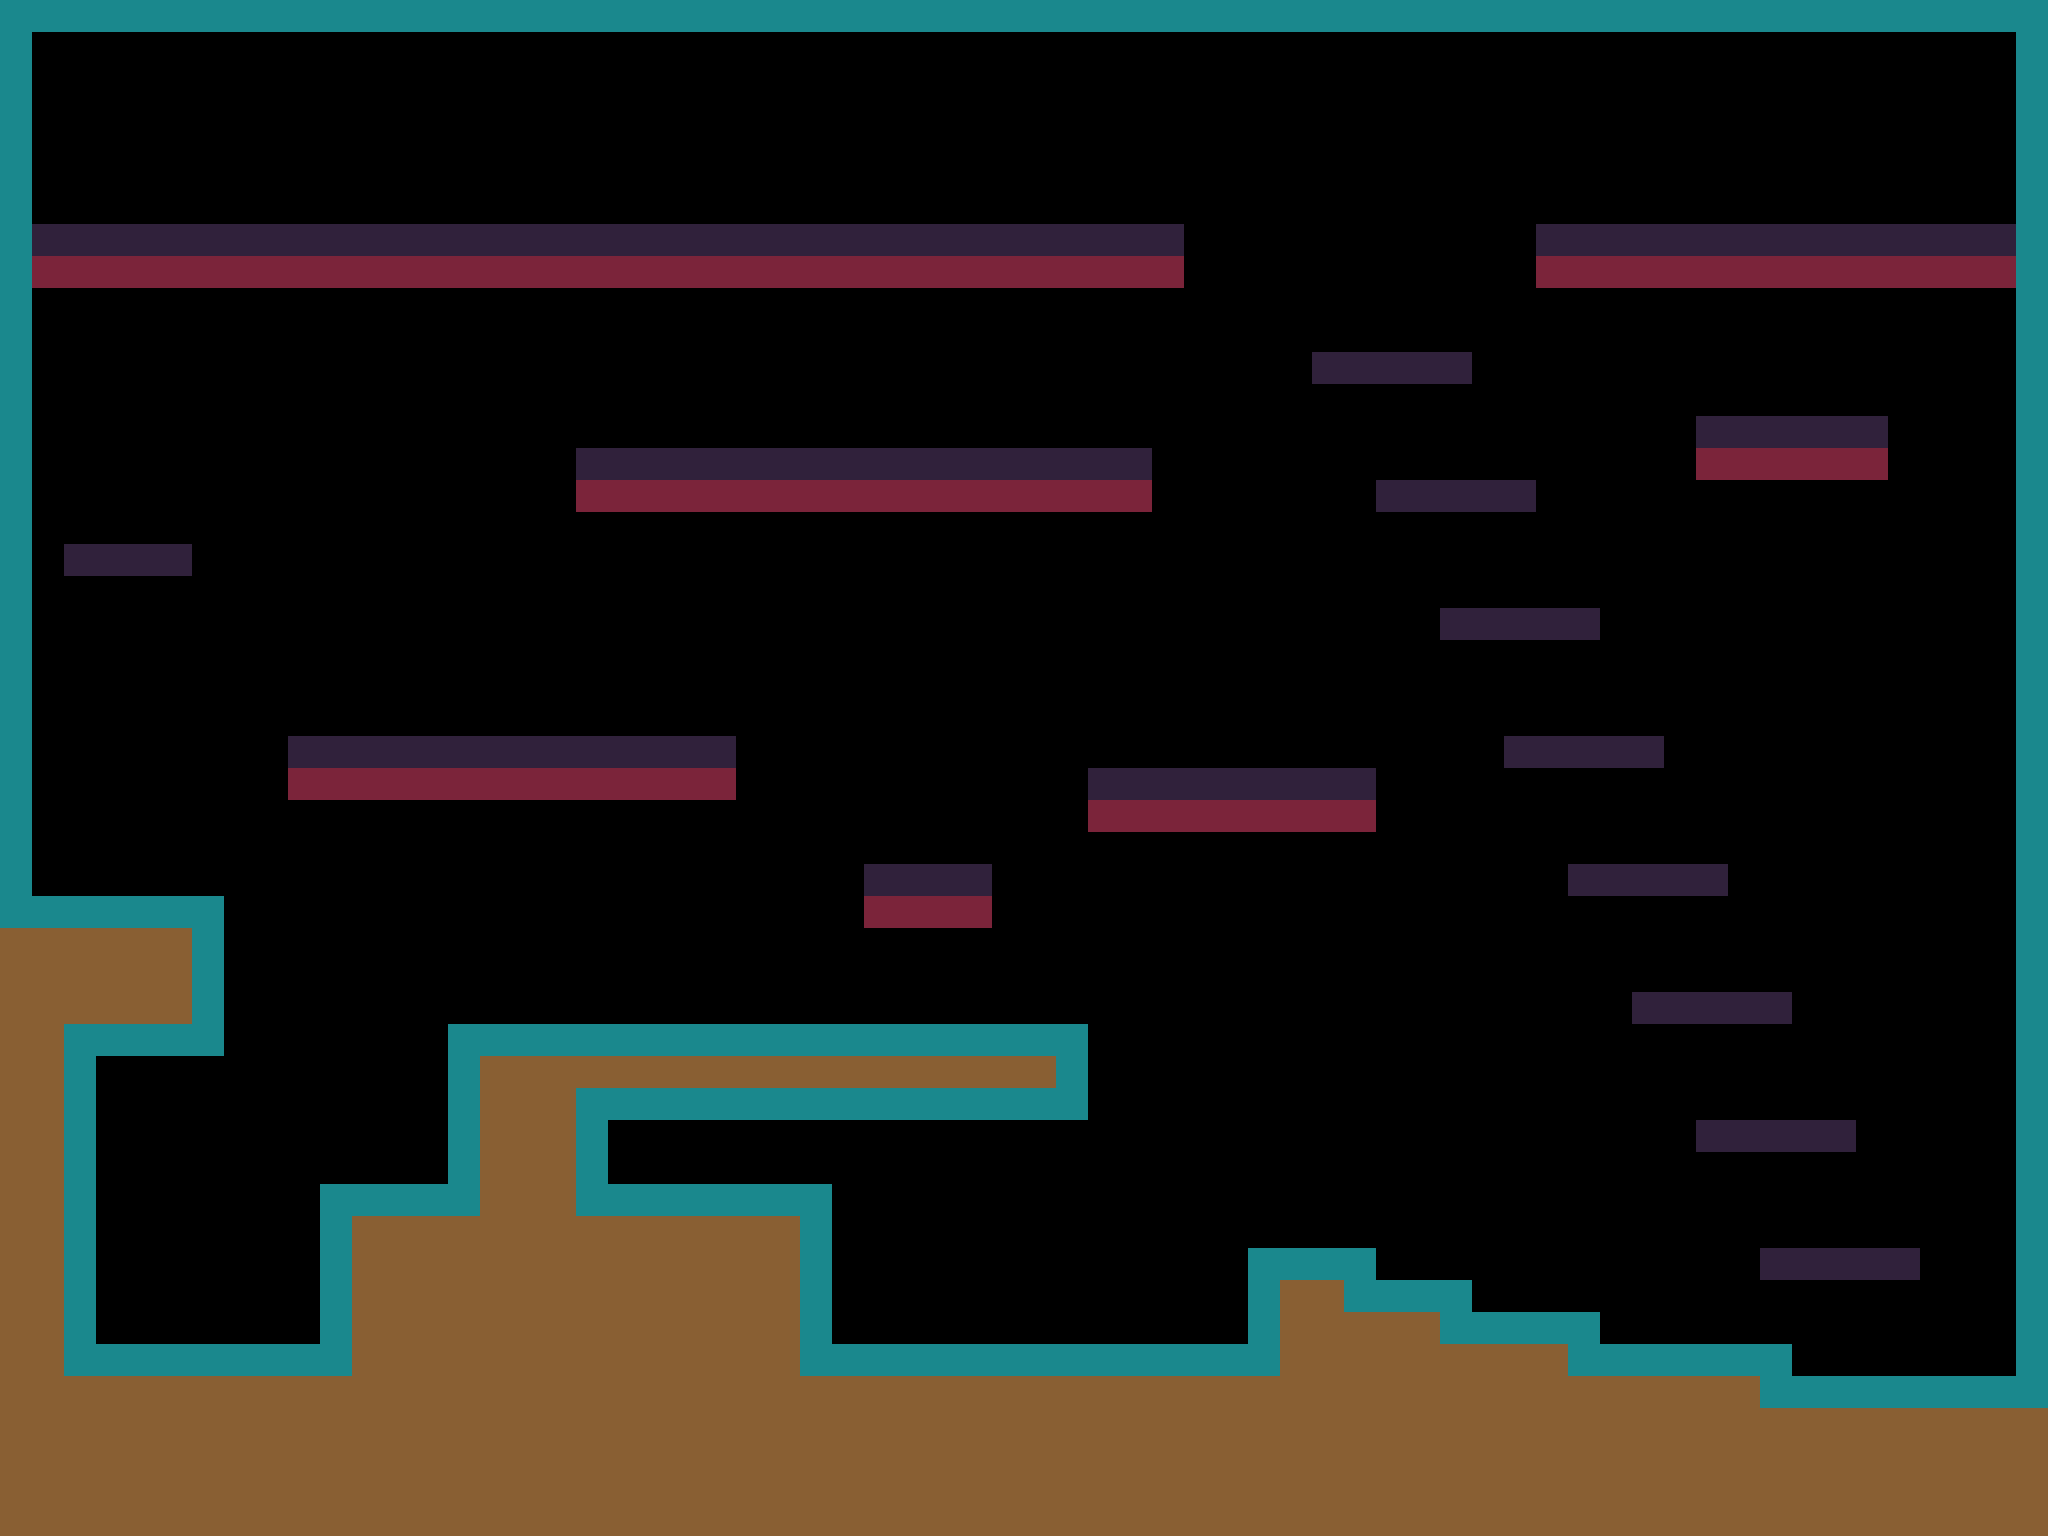

A level layout from a 2D game, rendered from its tile map. Below: a short description, then the map file with tile-grid data replaced by summaries:
An orthogonal 64x48 tile map with 32x32 px tiles, 1 tile layer (background) and 17 objects (8x monster, 8x treasure, player).

<map version="1.0" orientation="orthogonal" renderorder="right-down" width="64" height="48" tilewidth="32" tileheight="32" backgroundcolor="#000000">
 <tileset firstgid="1" name="tiles" tilewidth="32" tileheight="32">
  <image source="level.png" width="160" height="32" />
 </tileset>
 <layer name="background" width="64" height="48">
  <data>[3072 cells, 991 non-empty, 4 distinct tile ids]</data>
 </layer>
 <objectgroup name="Object Layer 1">
  <object name="player" type="player" x="96" y="480" width="32" height="32">
   <properties>
    <property name="components" value="[PlayerGraphicsComponent]" />
   </properties>
  </object>
  <object name="monster" type="monster" x="64" y="192" width="32" height="32">
   <properties>
    <property name="maxdx" value="10" />
    <property name="right" value="true" />
   </properties>
  </object>
  <object name="monster" type="monster" x="1120" y="416" width="32" height="32">
   <properties>
    <property name="left" value="true" />
    <property name="maxdx" value="4" />
   </properties>
  </object>
  <object name="monster" type="monster" x="1632" y="832" width="32" height="32">
   <properties>
    <property name="left" value="true" />
    <property name="maxdx" value="4" />
   </properties>
  </object>
  <object name="monster" type="monster" x="1056" y="1312" width="32" height="32">
   <properties>
    <property name="maxdx" value="6" />
    <property name="right" value="true" />
   </properties>
  </object>
  <object name="monster" type="monster" x="640" y="992" width="32" height="32">
   <properties>
    <property name="left" value="true" />
    <property name="maxdx" value="4" />
   </properties>
  </object>
  <object name="treasure" type="treasure" x="192" y="864" width="32" height="32" />
  <object name="treasure" type="treasure" x="96" y="1312" width="32" height="32" />
  <object name="treasure" type="treasure" x="1856" y="384" width="32" height="32" />
  <object name="treasure" type="treasure" x="704" y="416" width="32" height="32" />
  <object name="treasure" type="treasure" x="1984" y="192" width="32" height="32" />
  <object name="treasure" type="treasure" x="608" y="1152" width="32" height="32" />
  <object name="monster" type="monster" x="1216" y="736" width="32" height="32">
   <properties>
    <property name="maxdx" value="10" />
    <property name="right" value="true" />
   </properties>
  </object>
  <object name="monster" type="monster" x="1856" y="1344" width="32" height="32">
   <properties>
    <property name="maxdx" value="10" />
    <property name="right" value="true" />
   </properties>
  </object>
  <object name="monster" type="monster" x="1024" y="192" width="32" height="32">
   <properties>
    <property name="left" value="true" />
    <property name="maxdx" value="4" />
   </properties>
  </object>
  <object name="treasure" type="treasure" x="32" y="192" width="32" height="32" />
  <object name="treasure" type="treasure" x="1984" y="1344" width="32" height="32" />
 </objectgroup>
</map>